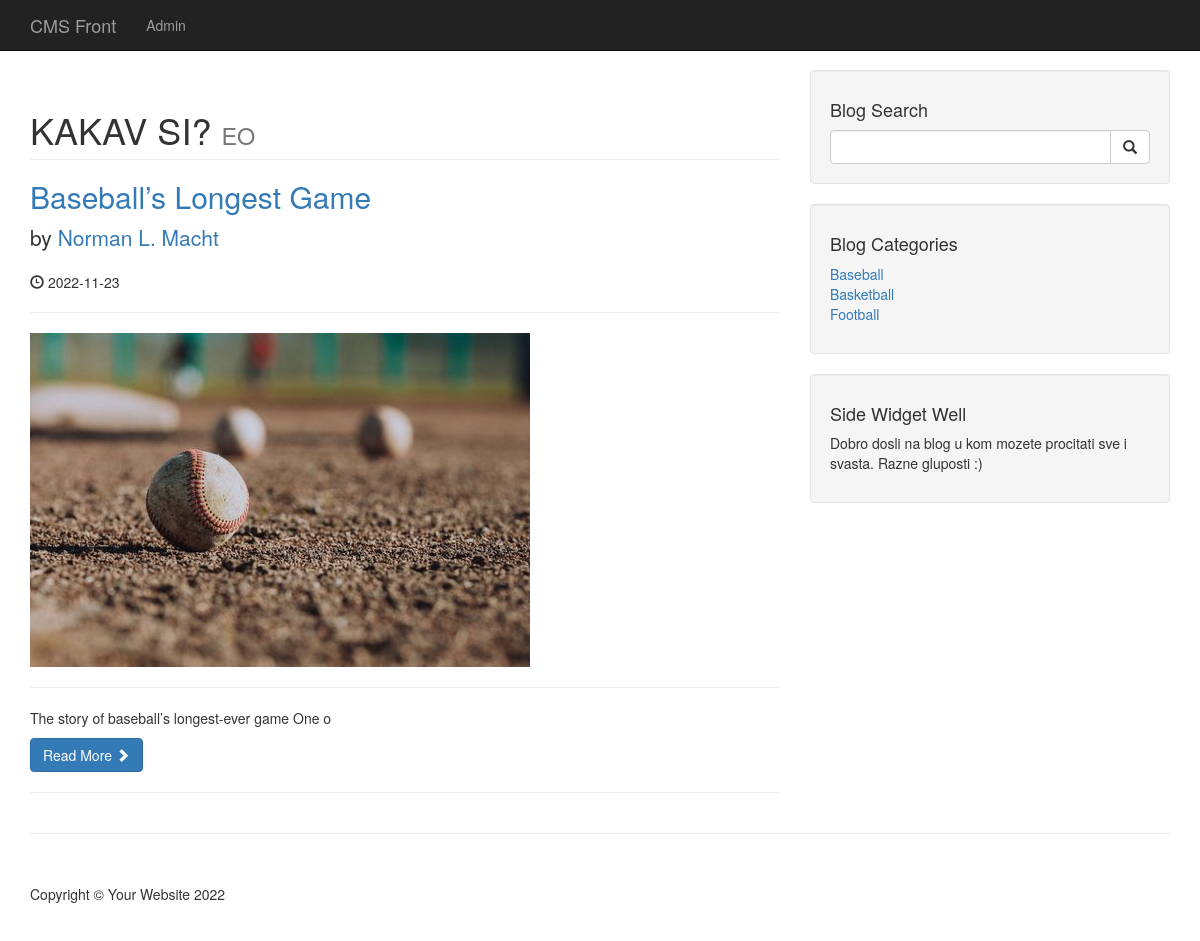
The app's page /category.php?category=25 with its own data.
### tables this page shows
CREATE TABLE `posts` (
  `post_id` int(3) NOT NULL,
  `post_category_id` int(3) NOT NULL,
  `post_title` varchar(255) NOT NULL,
  `post_autor` varchar(255) NOT NULL,
  `post_date` date NOT NULL,
  `post_image` text NOT NULL,
  `post_content` text NOT NULL,
  `post_tags` varchar(255) NOT NULL,
  `post_comment_count` int(11) NOT NULL,
  `post_status` varchar(255) NOT NULL DEFAULT 'draft'
);

CREATE TABLE `categories` (
  `cat_id` int(3) NOT NULL,
  `cat_title` varchar(255) NOT NULL
);

### category.php (the view)
<?php
include "includes/header.php";
include "includes/db.php";
?>
   <?php
   include "includes/navigation.php";
   ?>
    <div class="container">
        <div class="row">
            <div class="col-md-8">
            <?php
            if(isset($_GET['category'])){
                $post_category_id = $_GET['category'];
            }
            $query = "SELECT * FROM posts WHERE post_category_id = $post_category_id ";
            $select_all_posts_query = mysqli_query($connection, $query);
            while($row = mysqli_fetch_assoc($select_all_posts_query)){
                $post_id = $row['post_id'];
                $post_title = $row['post_title'];
                $post_autor = $row['post_autor'];
                $post_date = $row['post_date'];
                $post_image = $row['post_image'];
                $post_content = substr($row['post_content'], 0, 50);
              ?>
             <h1 class="page-header">
                    KAKAV SI?
                    <small>EO</small>
                </h1>
                <h2>
                    <a href="post.php?p_id=<?php echo "$post_id" ?>"><?php echo "$post_title" ?></a>
                </h2>
                <p class="lead">
                    by <a href="index.php"><?php echo "$post_autor" ?></a>
                </p>
                <p><span class="glyphicon glyphicon-time"></span> <?php echo "$post_date" ?></p>
                <hr>
                <img class="img-responsive" src="images/<?php echo "$post_image" ?>" alt="">
                <hr>
                <p><?php echo "$post_content" ?></p>
                <a class="btn btn-primary" href="#">Read More <span class="glyphicon glyphicon-chevron-right"></span></a>
                <hr>
            <?php
            }
            ?>
</div>
           <?php
           include "includes/sidebar.php";
           ?>
        </div>
        <hr>
<?php
include "includes/footer.php";
?>

### includes/sidebar.php
<div class="col-md-4">
<div class="well">
    <h4>Blog Search</h4>
    <form action="search.php" method= "post">
    <div class="input-group">
        <input type="text" name="search" class="form-control">
        <span class="input-group-btn">
            <button name="submit" class="btn btn-default" type="submit">
                <span class="glyphicon glyphicon-search"></span>
        </button>
        </span>
    </div>
    </form>
</div>
<div class="well">
<?php
$query = "SELECT * FROM categories";
$selectcategories_sidebar = mysqli_query($connection, $query);
?>
    <h4>Blog Categories</h4>
    <div class="row">
        <div class="col-lg-12">
            <ul class="list-unstyled">
                <?php
                while($row = mysqli_fetch_assoc($selectcategories_sidebar)){
                    $cat_title = $row['cat_title'];
                    $cat_id = $row['cat_id'];
                    echo "<li><a href='category.php?category=$cat_id'>{$cat_title}</a></li>";
                }
                ?>
            </ul>
        </div>
    </div>
</div>
    <?php include "includes/widget.php"; ?>
</div>

### css/blog-home.css (style rules this page uses)
body { padding-top: 70px; }

### records on screen
posts: post_title "Baseball’s Longest Game", post_autor "Norman L. Macht", post_date "2022-11-23", post_image (picture), post_content "The story of baseball’s longest-ever game One o"
categories: cat_title "Baseball"
categories: cat_title "Basketball"
categories: cat_title "Football"
